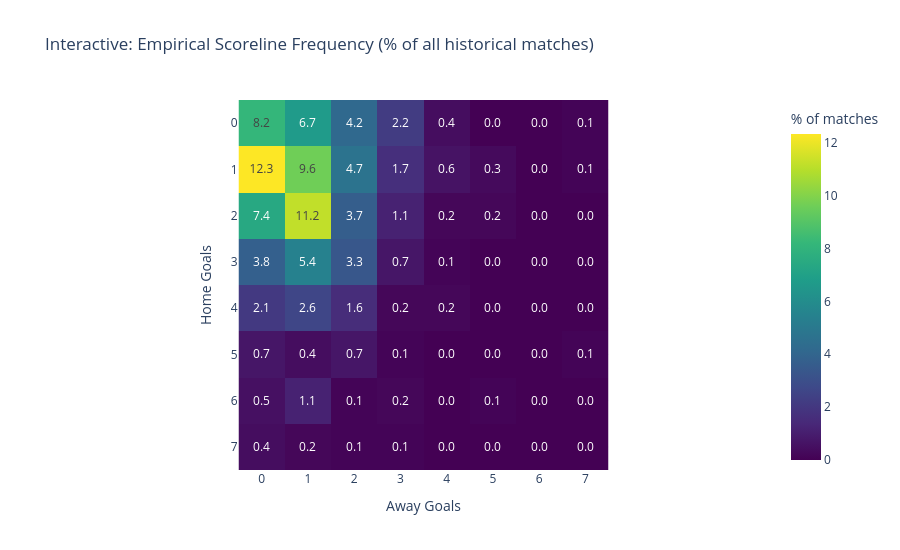

Notebook code cell kept with this figure:
### Code cell
# Interactive 2: empirical scoreline frequency heatmap (purely from historical data —
# compare this later to the *modelled* probability matrix in Section 10).
max_grid = CONFIG["max_goals_grid"]
score_freq = np.zeros((max_grid + 1, max_grid + 1))
capped = matches_df[(matches_df["home_goals"] <= max_grid) & (matches_df["away_goals"] <= max_grid)]
for h, a in zip(capped["home_goals"], capped["away_goals"]):
    score_freq[h, a] += 1
score_freq_pct = 100 * score_freq / score_freq.sum()

fig_heat = px.imshow(
    score_freq_pct, x=[str(i) for i in range(max_grid + 1)], y=[str(i) for i in range(max_grid + 1)],
    labels=dict(x="Away Goals", y="Home Goals", color="% of matches"),
    color_continuous_scale="Viridis", text_auto=".1f",
    title="Interactive: Empirical Scoreline Frequency (% of all historical matches)",
)
fig_heat.update_layout(template="plotly_white", height=550)
fig_heat.update_yaxes(autorange="reversed")
fig_heat.show()

print(f"Most common historical scoreline: "
      f"{np.unravel_index(score_freq.argmax(), score_freq.shape)} "
      f"({score_freq.max() / score_freq.sum():.1%} of matches)")

### Figure 1 — Plotly figure (JSON) as saved in the notebook; plotly's stock layout.template omitted (floating-point values rounded to 4 significant figures)
{"data": [{"coloraxis": "coloraxis", "hovertemplate": "Away Goals: %{x}<br>Home Goals: %{y}<br>% of matches: %{z}<extra></extra>", "name": "0", "texttemplate": "%{z:.1f}", "type": "heatmap", "x": ["0", "1", "2", "3", "4", "5", "6", "7"], "xaxis": "x", "y": ["0", "1", "2", "3", "4", "5", "6", "7"], "yaxis": "y", "z": [[8.15, 6.688, 4.18, 2.194, 0.418, 0.0, 0.0, 0.1045], [12.33, 9.613, 4.702, 1.672, 0.627, 0.3135, 0.0, 0.1045], [7.419, 11.18, 3.657, 1.149, 0.209, 0.209, 0.0, 0.0], [3.762, 5.434, 3.344, 0.7315, 0.1045, 0.0, 0.0, 0.0], [2.09, 2.612, 1.567, 0.209, 0.209, 0.0, 0.0, 0.0], [0.7315, 0.418, 0.7315, 0.1045, 0.0, 0.0, 0.0, 0.1045], [0.5225, 1.149, 0.1045, 0.209, 0.0, 0.1045, 0.0, 0.0], [0.418, 0.209, 0.1045, 0.1045, 0.0, 0.0, 0.0, 0.0]]}], "layout": {"coloraxis": {"autocolorscale": false, "colorbar": {"title": {"text": "% of matches"}}, "colorscale": [[0, "#440154"], [0.1111, "#482878"], [0.2222, "#3e4989"], [0.3333, "#31688e"], [0.4444, "#26828e"], [0.5556, "#1f9e89"], [0.6667, "#35b779"], [0.7778, "#6ece58"], [0.8889, "#b5de2b"], [1, "#fde725"]]}, "height": 550, "title": {"text": "Interactive: Empirical Scoreline Frequency (% of all historical matches)"}, "xaxis": {"anchor": "y", "constrain": "domain", "domain": [0, 1], "scaleanchor": "y", "title": {"text": "Away Goals"}}, "yaxis": {"anchor": "x", "autorange": "reversed", "constrain": "domain", "domain": [0, 1], "title": {"text": "Home Goals"}}}}
